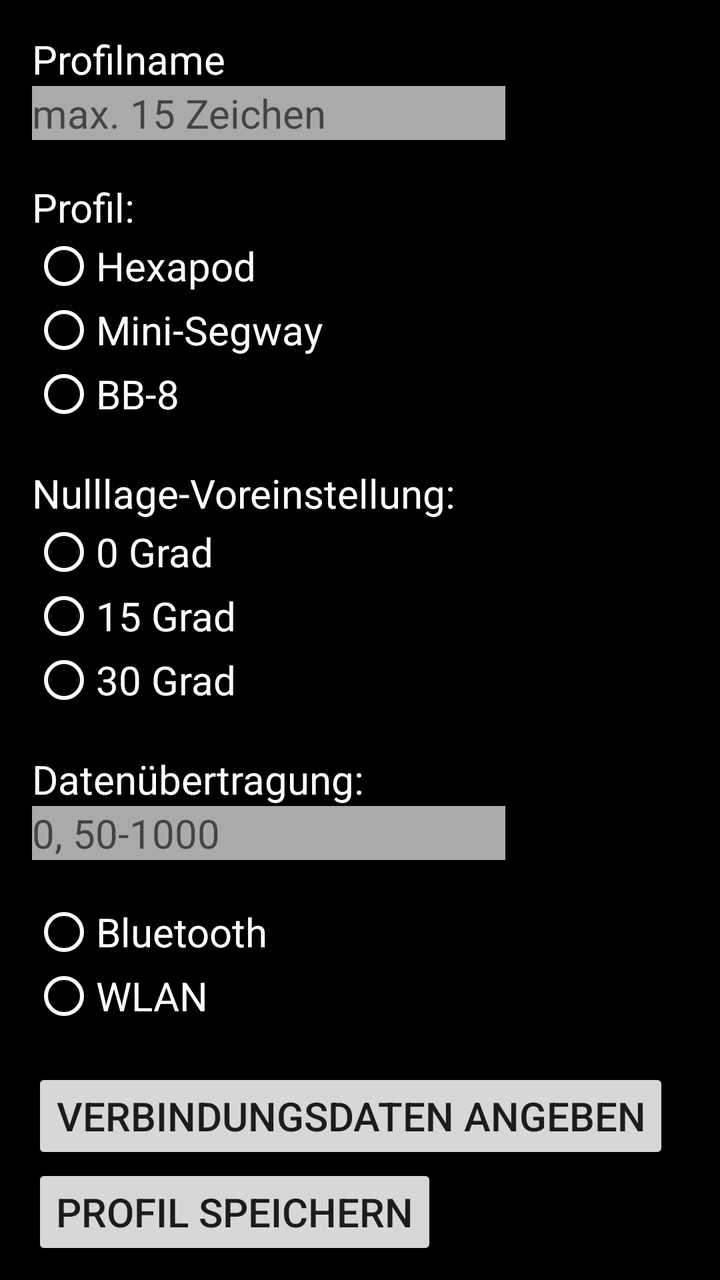
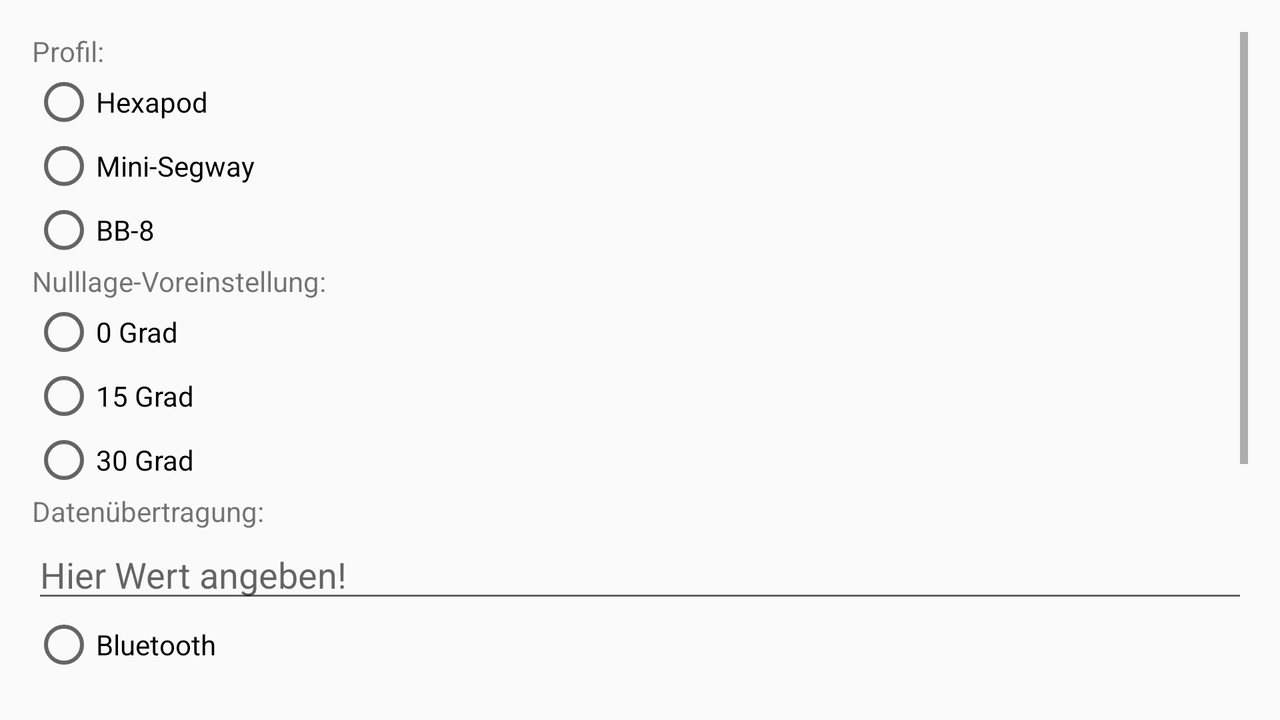

The same Android screen from two of the app's own layout files: first res/layout/ as a phone draws it, then the repository's variant for another configuration, drawn on a device whose configuration selects that folder. Both files follow.
<!-- AndroidManifest.xml: application theme AppTheme -->
<!-- res/layout/activity_options.xml -->
<?xml version="1.0" encoding="utf-8"?>
<RelativeLayout
        xmlns:android="http://schemas.android.com/apk/res/android"
        xmlns:tools="http://schemas.android.com/tools"
        android:id="@+id/activity_options"
        android:layout_width="match_parent"
        android:layout_height="match_parent"
        android:paddingLeft="@dimen/activity_horizontal_margin"
        android:paddingRight="@dimen/activity_horizontal_margin"
        android:paddingTop="@dimen/activity_vertical_margin"
        android:paddingBottom="@dimen/activity_vertical_margin"
        android:background="@android:color/black"
        tools:context="fh_swf.mechatronik.activities.OptionsActivity"
        android:keepScreenOn="true">

    <ScrollView
            android:layout_width="match_parent"
            android:layout_height="match_parent">
        <LinearLayout
                android:orientation="vertical"
                android:layout_width="match_parent"
                android:layout_height="wrap_content"
                android:layout_alignParentTop="true" android:layout_alignParentStart="true">
            <TextView
                    android:text="Profilname"
                    android:textColor="@android:color/white"
                    android:textSize="@dimen/options_text_size"
                    android:layout_width="match_parent"
                    android:layout_height="wrap_content" android:id="@+id/profilNameText"/>
            <EditText
                    android:layout_width="wrap_content"
                    android:layout_height="wrap_content"
                    android:textSize="@dimen/options_text_size"
                    android:inputType="textPersonName"
                    android:textColor="@android:color/white"
                    android:background="@android:color/darker_gray"
                    android:ems="10"
                    android:layout_marginBottom="@dimen/profile_options_margin"
                    android:maxLength="15"
                    android:id="@+id/profilNameInput" android:hint="max. 15 Zeichen"/>
            <TextView
                    android:text="Profil:"
                    android:textColor="@android:color/white"
                    android:textSize="@dimen/options_text_size"
                    android:layout_width="match_parent"
                    android:layout_height="wrap_content" android:id="@+id/profileText"/>
            <RadioGroup
                    android:layout_height="wrap_content" android:layout_width="match_parent"
                    android:id="@+id/profil_RadioGroup">
                <RadioButton
                        android:text="Hexapod"
                        android:textColor="@android:color/white"
                        android:buttonTint="@android:color/white"
                        android:textSize="@dimen/options_text_size"
                        android:layout_width="match_parent"
                        android:layout_height="wrap_content" android:id="@+id/radio_Hexapod" android:layout_weight="1"/>
                <RadioButton
                        android:text="Mini-Segway"
                        android:textColor="@android:color/white"
                        android:buttonTint="@android:color/white"
                        android:textSize="@dimen/options_text_size"
                        android:layout_width="match_parent"
                        android:layout_height="wrap_content" android:id="@+id/radio_Segway" android:layout_weight="1"/>
                <RadioButton
                        android:text="BB-8"
                        android:textColor="@android:color/white"
                        android:buttonTint="@android:color/white"
                        android:textSize="@dimen/options_text_size"
                        android:layout_width="match_parent"
                        android:layout_marginBottom="@dimen/profile_options_margin"
                        android:layout_height="wrap_content" android:id="@+id/radio_bb8" android:layout_weight="1"/>
            </RadioGroup>
            <TextView
                    android:text="Nulllage-Voreinstellung:"
                    android:textColor="@android:color/white"
                    android:textSize="@dimen/options_text_size"
                    android:layout_width="match_parent"
                    android:layout_height="wrap_content" android:id="@+id/nulllageText"/>
            <RadioGroup
                    android:layout_width="match_parent"
                    android:layout_height="wrap_content" android:id="@+id/nulllage_RadioGroup">
                <RadioButton
                        android:text="0 Grad"
                        android:textColor="@android:color/white"
                        android:buttonTint="@android:color/white"
                        android:textSize="@dimen/options_text_size"
                        android:layout_width="match_parent"
                        android:layout_height="wrap_content" android:id="@+id/radioBtn_lage_0" android:layout_weight="1"/>
                <RadioButton
                        android:text="15 Grad"
                        android:textColor="@android:color/white"
                        android:buttonTint="@android:color/white"
                        android:textSize="@dimen/options_text_size"
                        android:layout_width="match_parent"
                        android:layout_height="wrap_content" android:id="@+id/radioBtn_lage_15" android:layout_weight="1"/>
                <RadioButton
                        android:text="30 Grad"
                        android:textColor="@android:color/white"
                        android:buttonTint="@android:color/white"
                        android:textSize="@dimen/options_text_size"
                        android:layout_width="match_parent"
                        android:layout_marginBottom="@dimen/profile_options_margin"
                        android:layout_height="wrap_content" android:id="@+id/radioBtn_lage_30" android:layout_weight="1"/>
            </RadioGroup>
            <TextView
                    android:text="Datenübertragung:"
                    android:textColor="@android:color/white"
                    android:textSize="@dimen/options_text_size"
                    android:layout_width="match_parent"
                    android:layout_height="wrap_content" android:id="@+id/transmissionText"/>
            <EditText
                    android:layout_width="wrap_content"
                    android:layout_height="wrap_content"
                    android:textColor="@android:color/white"
                    android:inputType="numberSigned"
                    android:textSize="@dimen/options_text_size"
                    android:ems="10"
                    android:hint="0, 50-1000"
                    android:background="@android:color/darker_gray"
                    android:layout_marginBottom="@dimen/profile_options_margin"
                    android:id="@+id/transmissionInput"/>
            <RadioGroup
                    android:layout_width="match_parent"
                    android:layout_height="wrap_content" android:id="@+id/transmissionGrp">
                <RadioButton
                        android:text="Bluetooth"
                        android:textColor="@android:color/white"
                        android:buttonTint="@android:color/white"
                        android:textSize="@dimen/options_text_size"
                        android:layout_width="match_parent"
                        android:layout_height="wrap_content" android:id="@+id/radioBtn_BlueTooth" android:layout_weight="1"/>
                <RadioButton
                        android:text="WLAN"
                        android:textColor="@android:color/white"
                        android:buttonTint="@android:color/white"
                        android:textSize="@dimen/options_text_size"
                        android:layout_width="match_parent"
                        android:layout_marginBottom="@dimen/profile_options_margin"
                        android:layout_height="wrap_content" android:id="@+id/radioBtn_WLAN" android:layout_weight="1"/>
                <Button
                        android:text="Verbindungsdaten angeben"
                        android:layout_width="wrap_content"
                        android:textSize="@dimen/options_text_size"
                        android:layout_height="wrap_content" android:id="@+id/deviceListBtn" android:layout_weight="1"/>
                <Button
                        android:text="Profil speichern"
                        android:layout_width="wrap_content"
                        android:textSize="@dimen/options_text_size"
                        android:layout_height="wrap_content" android:id="@+id/saveBtn" android:layout_weight="1"/>
            </RadioGroup>
        </LinearLayout>
    </ScrollView>
</RelativeLayout>
<!-- resources referenced by this layout -->
<resources>
  <dimen name="activity_horizontal_margin">16dp</dimen>
  <dimen name="activity_vertical_margin">16dp</dimen>
  <!-- from res/values-xxhdpi/ -->
  <dimen name="options_text_size">20sp</dimen>
  <!-- from res/values-xxhdpi/ -->
  <dimen name="profile_options_margin">20dp</dimen>
  <style name="AppTheme" parent="Theme.AppCompat.Light.DarkActionBar">
          
          <item name="colorPrimary">@color/colorPrimary</item>
          <item name="colorPrimaryDark">@color/colorPrimaryDark</item>
          <item name="colorAccent">@color/colorAccent</item>
      </style>
</resources>
<!-- res/layout-land/activity_options.xml (the repository's variant of the layout above) -->
<!-- drawn on the phone turned sideways -->
<?xml version="1.0" encoding="utf-8"?>
<RelativeLayout
        xmlns:android="http://schemas.android.com/apk/res/android"
        xmlns:tools="http://schemas.android.com/tools"
        android:id="@+id/activity_options"
        android:layout_width="match_parent"
        android:layout_height="match_parent"
        android:paddingLeft="@dimen/activity_horizontal_margin"
        android:paddingRight="@dimen/activity_horizontal_margin"
        android:paddingTop="@dimen/activity_vertical_margin"
        android:paddingBottom="@dimen/activity_vertical_margin"
        tools:context="fh_swf.mechatronik.OptionsActivity">

    <ScrollView
            android:layout_width="match_parent"
            android:layout_height="match_parent">
        <LinearLayout
                android:orientation="vertical"
                android:layout_width="match_parent"
                android:layout_height="wrap_content"
                android:layout_alignParentTop="true" android:layout_alignParentStart="true">
            <TextView
                    android:text="Profil:"
                    android:layout_width="match_parent"
                    android:layout_height="wrap_content" android:id="@+id/profileText"/>
            <RadioGroup
                    android:layout_height="wrap_content" android:layout_width="match_parent"
                    android:id="@+id/profil_RadioGroup">
                <RadioButton
                        android:text="Hexapod"
                        android:layout_width="match_parent"
                        android:layout_height="wrap_content" android:id="@+id/radio_Hexapod" android:layout_weight="1"/>
                <RadioButton
                        android:text="Mini-Segway"
                        android:layout_width="match_parent"
                        android:layout_height="wrap_content" android:id="@+id/radio_Segway" android:layout_weight="1"/>
                <RadioButton
                        android:text="BB-8"
                        android:layout_width="match_parent"
                        android:layout_height="wrap_content" android:id="@+id/radio_bb8" android:layout_weight="1"/>
            </RadioGroup>
            <TextView
                    android:text="Nulllage-Voreinstellung:"
                    android:layout_width="match_parent"
                    android:layout_height="wrap_content" android:id="@+id/nulllageText"/>
            <RadioGroup
                    android:layout_width="match_parent"
                    android:layout_height="wrap_content" android:id="@+id/nulllage_RadioGroup">
                <RadioButton
                        android:text="0 Grad"
                        android:layout_width="match_parent"
                        android:layout_height="wrap_content" android:id="@+id/radioBtn_lage_0" android:layout_weight="1"/>
                <RadioButton
                        android:text="15 Grad"
                        android:layout_width="match_parent"
                        android:layout_height="wrap_content" android:id="@+id/radioBtn_lage_15" android:layout_weight="1"/>
                <RadioButton
                        android:text="30 Grad"
                        android:layout_width="match_parent"
                        android:layout_height="wrap_content" android:id="@+id/radioBtn_lage_30" android:layout_weight="1"/>
            </RadioGroup>
            <TextView
                    android:text="Datenübertragung:"
                    android:layout_width="match_parent"
                    android:layout_height="wrap_content" android:id="@+id/transmissionText"/>
            <EditText
                    android:layout_width="match_parent"
                    android:layout_height="wrap_content"
                    android:inputType="numberSigned"
                    android:ems="10"
                    android:hint="Hier Wert angeben!"
                    android:id="@+id/transmissionInput"/>
            <RadioGroup
                    android:layout_width="match_parent"
                    android:layout_height="wrap_content" android:id="@+id/transmissionGrp">
                <RadioButton
                        android:text="Bluetooth"
                        android:layout_width="match_parent"
                        android:layout_height="wrap_content" android:id="@+id/radioBtn_BlueTooth" android:layout_weight="1"/>
                <RadioButton
                        android:text="WLAN"
                        android:layout_width="match_parent"
                        android:layout_height="wrap_content" android:id="@+id/radioBtn_WLAN" android:layout_weight="1"/>
                <Button
                        android:text="connect a Device"
                        android:layout_width="wrap_content"
                        android:layout_height="wrap_content" android:id="@+id/deviceListBtn" android:layout_weight="1"/>
                <Button
                        android:text="Save Data"
                        android:layout_width="wrap_content"
                        android:layout_height="wrap_content" android:id="@+id/saveBtn" android:layout_weight="1"/>
                <Button
                        android:text="Load Data"
                        android:layout_width="wrap_content"
                        android:layout_height="wrap_content" android:id="@+id/loadBtn" android:layout_weight="1"/>
            </RadioGroup>
        </LinearLayout>
    </ScrollView>
</RelativeLayout>
<!-- resources referenced by the variant -->
<!-- as the phone turned sideways resolves them -->
<resources>
  <dimen name="activity_horizontal_margin">16dp</dimen>
  <dimen name="activity_vertical_margin">16dp</dimen>
  <style name="AppTheme" parent="Theme.AppCompat.Light.DarkActionBar">
          
          <item name="colorPrimary">@color/colorPrimary</item>
          <item name="colorPrimaryDark">@color/colorPrimaryDark</item>
          <item name="colorAccent">@color/colorAccent</item>
      </style>
</resources>
